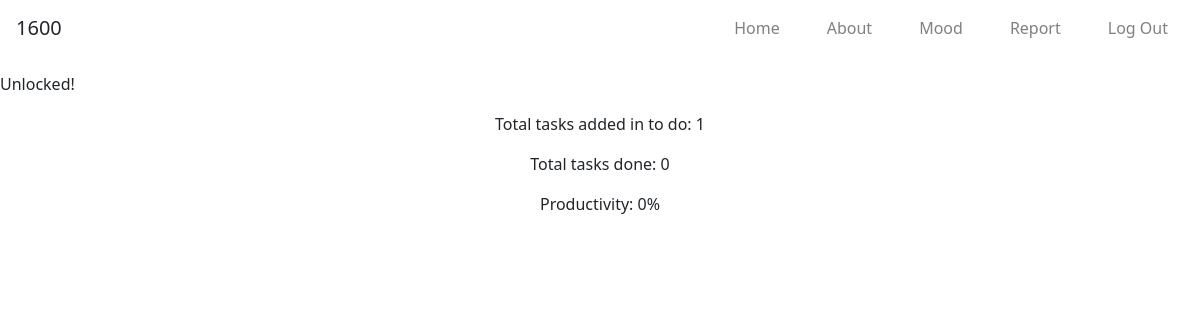
Page /report (signed in) on the earlier database version.
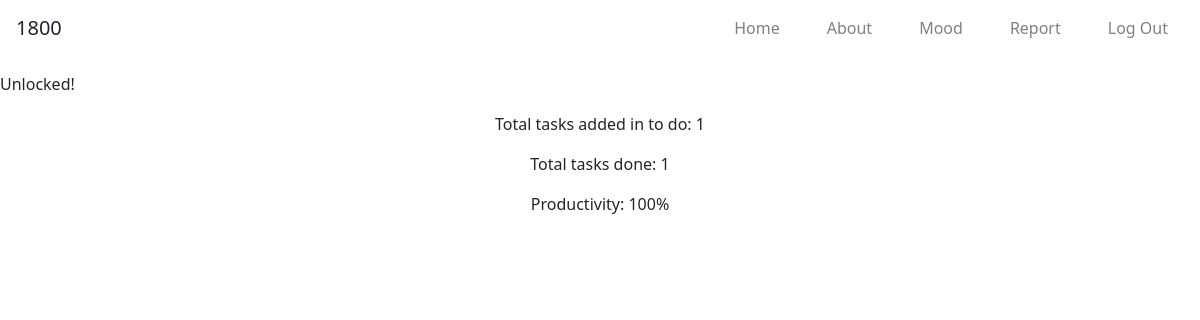
Same page on the later database version.
### tables this page shows
CREATE TABLE users
                (id INTEGER PRIMARY KEY AUTOINCREMENT,
                points INTEGER DEFAULT 0,
                username TEXT UNIQUE NOT NULL,
                password TEXT NOT NULL);

### app.py (the view)
@app.route("/report")
@login_required
def report():
    points = get_points()
    if not points > 1000:
        return "Not enough points yet"
    conn = get_db()
    cursor = conn.cursor()
    cursor.execute("SELECT COUNT(*) FROM tasks WHERE user_id = ?", (session["user_id"], ))
    total_tasks = cursor.fetchone()[0]
    if total_tasks < 1:
        return "Add tasks to see your report"
    cursor.execute("SELECT COUNT(*) FROM tasks WHERE user_id = ? AND status = ?", (session["user_id"], "done", ))
    tasks_done = cursor.fetchone()[0]
    productivity = int((tasks_done / total_tasks) * 100)
    return render_template("report.html", total_tasks=total_tasks, tasks_done=tasks_done, productivity=productivity)

### app.py (called while the page is built)
def login_required(f):
    @wraps(f)
    def wrapper(*args, **kwargs):
        if session.get("user_id") is None:
            return redirect("/login")
        return f(*args, **kwargs)
    return wrapper

def get_db():
    return sqlite3.connect('database.db')

def get_points():
    conn = get_db()
    cursor = conn.cursor()
    cursor.execute("SELECT points FROM users WHERE id = ?", (session["user_id"], ))
    row = cursor.fetchone()
    if row is None:
        return 0
    return row[0]

@app.context_processor
def inject_points():
    if "user_id" in session:
        points = get_points()
    else:
        points = 0
    return dict(points=points)

### templates/report.html (shortened to what this page needs)
{% extends "layout.html" %}
{% block main %}
    <p> Unlocked! </p>
    <div id="report">
        <p> Total tasks added in to do: {{ total_tasks }} </p>
        <p> Total tasks done: {{ tasks_done }} </p>
        <p> Productivity: {{ productivity }}% </p>
    </div>
{% endblock %}

### templates/layout.html (shortened to what this page needs)
<!DOCTYPE html>
<html lang="en">
<head>
  <link href="https://cdn.jsdelivr.net/npm/bootstrap@5.3.8/dist/css/bootstrap.min.css" rel="stylesheet">
  <link rel="stylesheet" href="{{ url_for('static', filename='style.css') }}">
</head>
<body>
  <header>
    <div>
      <h5> {{ points }} </h5>
    </div>
    <nav>
      <ul>
        <li><a href="/">Home</a></li>
        <li><a href="/about">About</a></li>
        <li><a href="/mood">Mood</a></li>
        <li><a href="/report">Report</a></li>
        <li><a href="/logout">Log Out</a></li>
      </ul>
    </nav>
  </header>
  <main>
    {% block main %}{% endblock %}
  </main>
</body>
</html>

### static/style.css (style rules this page uses)
header { display: flex; justify-content: space-between; padding: 16px; }
nav ul { list-style-type: none; display: flex; gap: 15px; }
nav a { text-decoration: none; color: grey; padding: 16px; }
#report { display: flex; flex-direction: column; align-items: center; flex: 1; }

Differences in the rows shown:
changed users: points "1600" → "1800"
Other differences:
{{ tasks_done }}: "0" → "1"
{{ productivity }}: "0" → "100"
